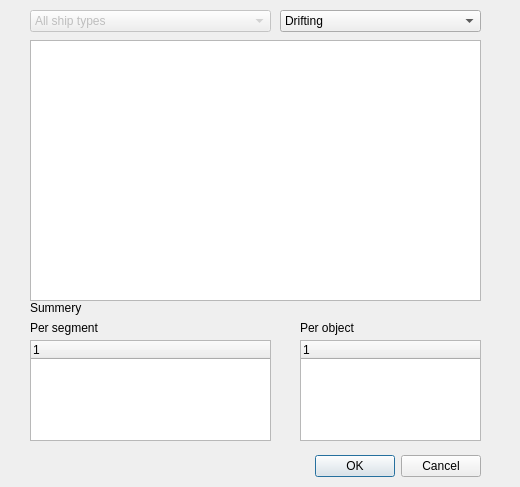
<?xml version="1.0" encoding="UTF-8"?>
<ui version="4.0">
 <class>OMRAT</class>
 <widget class="QDialog" name="OMRAT">
  <property name="geometry">
   <rect>
    <x>0</x>
    <y>0</y>
    <width>520</width>
    <height>487</height>
   </rect>
  </property>
  <property name="windowTitle">
   <string>OMRAT Result</string>
  </property>
  <widget class="QDialogButtonBox" name="buttonBox">
   <property name="geometry">
    <rect>
     <x>140</x>
     <y>450</y>
     <width>341</width>
     <height>32</height>
    </rect>
   </property>
   <property name="orientation">
    <enum>Qt::Horizontal</enum>
   </property>
   <property name="standardButtons">
    <set>QDialogButtonBox::Cancel|QDialogButtonBox::Ok</set>
   </property>
  </widget>
  <widget class="QTreeWidget" name="treewSegment">
   <property name="geometry">
    <rect>
     <x>30</x>
     <y>340</y>
     <width>241</width>
     <height>101</height>
    </rect>
   </property>
  </widget>
  <widget class="QTreeWidget" name="treewObject">
   <property name="geometry">
    <rect>
     <x>300</x>
     <y>340</y>
     <width>181</width>
     <height>101</height>
    </rect>
   </property>
  </widget>
  <widget class="QTableWidget" name="twRes">
   <property name="geometry">
    <rect>
     <x>30</x>
     <y>40</y>
     <width>451</width>
     <height>261</height>
    </rect>
   </property>
  </widget>
  <widget class="QLabel" name="label">
   <property name="geometry">
    <rect>
     <x>30</x>
     <y>320</y>
     <width>111</width>
     <height>16</height>
    </rect>
   </property>
   <property name="text">
    <string>Per segment</string>
   </property>
  </widget>
  <widget class="QLabel" name="label_2">
   <property name="geometry">
    <rect>
     <x>300</x>
     <y>320</y>
     <width>121</width>
     <height>16</height>
    </rect>
   </property>
   <property name="text">
    <string>Per object</string>
   </property>
  </widget>
  <widget class="QLabel" name="label_3">
   <property name="geometry">
    <rect>
     <x>30</x>
     <y>300</y>
     <width>71</width>
     <height>16</height>
    </rect>
   </property>
   <property name="text">
    <string>Summery</string>
   </property>
  </widget>
  <widget class="QComboBox" name="comboBox">
   <property name="enabled">
    <bool>false</bool>
   </property>
   <property name="geometry">
    <rect>
     <x>30</x>
     <y>10</y>
     <width>241</width>
     <height>22</height>
    </rect>
   </property>
   <item>
    <property name="text">
     <string>All ship types</string>
    </property>
   </item>
  </widget>
  <widget class="QComboBox" name="cbResType">
   <property name="enabled">
    <bool>true</bool>
   </property>
   <property name="geometry">
    <rect>
     <x>280</x>
     <y>10</y>
     <width>201</width>
     <height>22</height>
    </rect>
   </property>
   <item>
    <property name="text">
     <string>Drifting</string>
    </property>
   </item>
   <item>
    <property name="text">
     <string>Powered</string>
    </property>
   </item>
  </widget>
 </widget>
 <resources/>
 <connections>
  <connection>
   <sender>buttonBox</sender>
   <signal>accepted()</signal>
   <receiver>OMRAT</receiver>
   <slot>accept()</slot>
   <hints>
    <hint type="sourcelabel">
     <x>248</x>
     <y>254</y>
    </hint>
    <hint type="destinationlabel">
     <x>157</x>
     <y>274</y>
    </hint>
   </hints>
  </connection>
  <connection>
   <sender>buttonBox</sender>
   <signal>rejected()</signal>
   <receiver>OMRAT</receiver>
   <slot>reject()</slot>
   <hints>
    <hint type="sourcelabel">
     <x>316</x>
     <y>260</y>
    </hint>
    <hint type="destinationlabel">
     <x>286</x>
     <y>274</y>
    </hint>
   </hints>
  </connection>
 </connections>
</ui>
